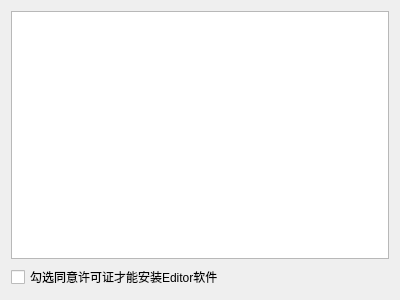
<?xml version="1.0" encoding="UTF-8"?>
<ui version="4.0">
 <class>LicencePage</class>
 <widget class="QWizardPage" name="LicencePage">
  <property name="geometry">
   <rect>
    <x>0</x>
    <y>0</y>
    <width>400</width>
    <height>300</height>
   </rect>
  </property>
  <property name="windowTitle">
   <string>WizardPage</string>
  </property>
  <layout class="QVBoxLayout" name="verticalLayout">
   <item>
    <widget class="QTextBrowser" name="textBrowserLicence"/>
   </item>
   <item>
    <widget class="QCheckBox" name="checkBoxAgreeLicence">
     <property name="text">
      <string>勾选同意许可证才能安装Editor软件</string>
     </property>
    </widget>
   </item>
  </layout>
 </widget>
 <resources/>
 <connections/>
</ui>
